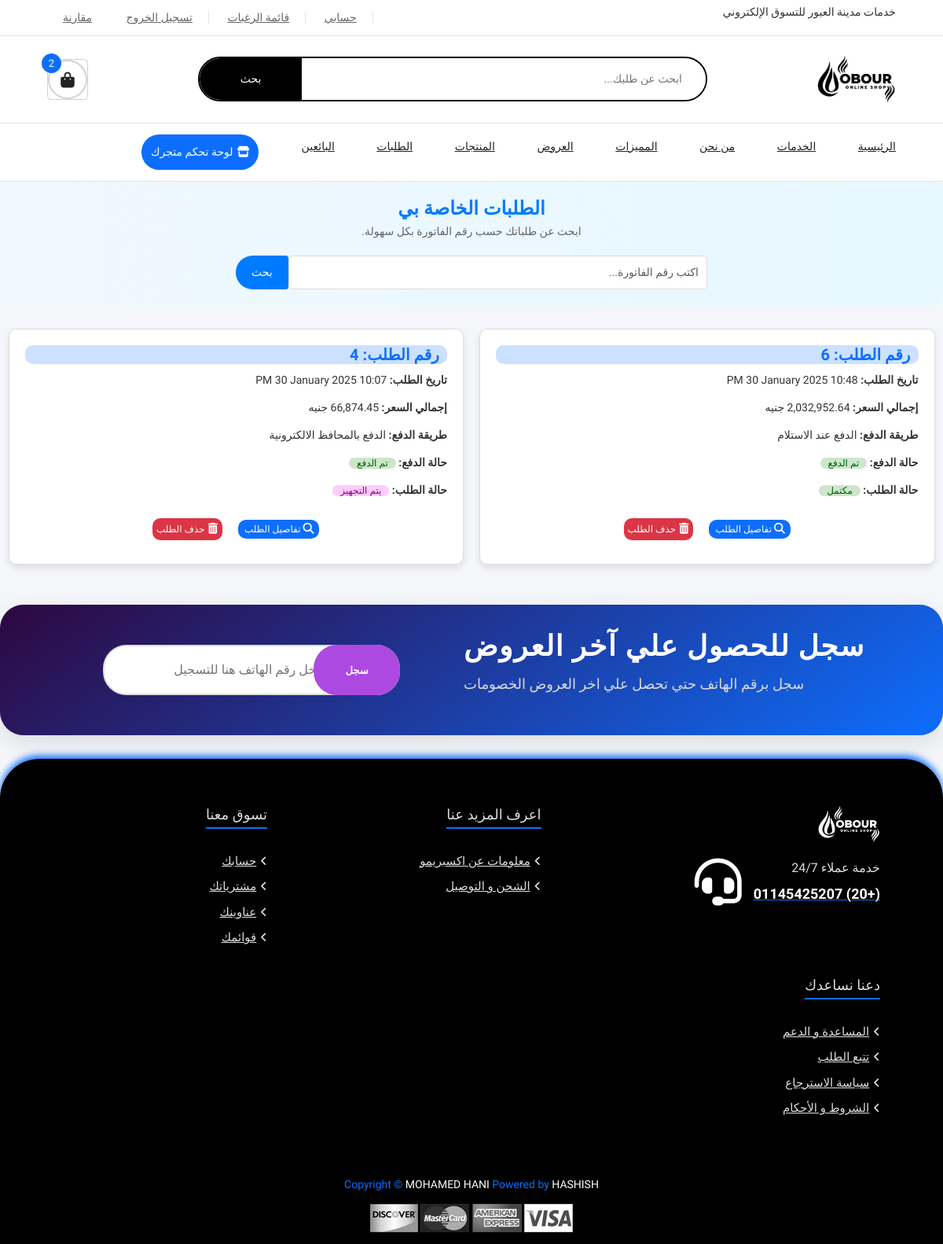
Page /my-orders (signed in) on the committed database.
### appobourcity/models.py (models this page shows, shortened)
class Order(db.Model):
    __tablename__ = 'orders'
    order_id = db.Column(db.Integer, primary_key=True)
    customer_name = db.Column(db.String(255), nullable=False)
    phone = db.Column(db.String(50), nullable=False)
    order_date = db.Column(db.DateTime, default=datetime.now)
    order_status = db.Column(db.String(50), default='pending')  # حالة الطلب
    total_amount = db.Column(db.Float, nullable=False)
    payment_method = db.Column(db.String(50), nullable=False)
    payment_status = db.Column(db.Boolean, default=False)  # حالة الدفع
    latitude = db.Column(db.Float, nullable=True)
    longitude = db.Column(db.Float, nullable=True)
    payment_price = db.Column(db.Float, nullable=False)
    payment_phone = db.Column(db.String(50), nullable=False)
    details = db.relationship('OrderDetail', backref='order', cascade='all, delete-orphan')

### appobourcity/routes.py (the view)
@app.route('/my-orders')
@login_required
def my_orders():
    orders = (
        db.session.query(Order)
        .filter(Order.customer_name == current_user.seller_name)
        .order_by(Order.order_date.desc())
        .all()
    )
    is_seller = current_user.is_seller
    return render_template('site/my_orders.html', orders=orders,
                           is_seller=is_seller)

### appobourcity/__init__.py (called while the page is built)
@app.before_request
def enable_foreign_keys():
    db.session.execute(text('PRAGMA foreign_keys = ON;'))

### appobourcity/routes.py (called while the page is built)
@login_manager.user_loader
def load_seller(user_id):
    return Seller.query.get(int(user_id))

### appobourcity/templates/site/my_orders.html (shortened to what this page needs)
<!DOCTYPE html>
<html lang="ar">
<head>
    <link href="https://cdn.jsdelivr.net/npm/bootstrap@5.3.0/dist/css/bootstrap.min.css" rel="stylesheet">
    <link href="../../static/css/site/my_orders.css" rel="stylesheet">
    <link href="../../static/css/site/home.css" rel="stylesheet">
    <link rel="stylesheet" href="https://cdnjs.cloudflare.com/ajax/libs/font-awesome/6.4.0/css/all.min.css">
</head>
<body>
    <header>
        <div class="header-top">
            <div class="contanier">
             <p>خدمات مدينة العبور للتسوق الإلكتروني</p>
             <div class="link-top-heder">
                 {% if current_user.is_authenticated %}
                 <a href="{{ url_for('seller_profile') }}">حسابي</a>
                 <a href="/favorites">قائمة الرغبات</a>
                 {% endif %}
                 {% if  current_user.is_authenticated%}
                 <a href="/logout">تسجيل الخروج</a>
                 {% endif %}
                 <a href="#">مقارنة</a>
             </div>
         </div>
           </div>
           <div class="header-info">
            <div class="contanier">
                <img src="../../static/img/site/alpha.png" alt="Logo" class="small-logo black-image">
            <div class="search-bar">
                <form action="">
                    <input type="search" placeholder="ابحث عن طلبك...">
                    <button class="btn-srch">بحث</button>
                </form>
            </div>
            <div class="card">
                <a href="cart"><i class="fa-solid fa-bag-shopping"></i> <span class="count-in-card">2</span></a>
            </div>
            </div>
        </div>
        <div class="header-bottom">
           <div class="contanier">
            <ul class="nav-links">
                <li><a href="/"> الرئيسية</a>
                </li>
                <li>
                    <a href="Services.html">الخدمات </a>
                </li>
                <li>
                    <a href="about.html">من نحن</a>
                </li>
                <li>
                    <a href="contact.html">المميزات</a>
                </li>
                <li><a href="/offer_details">العروض</a></li>
                <li><a href="/allproduct">المنتجات</a></li>
                <li><a href="/my-orders">الطلبات</a></li>
                <li><a href="/alltrader">البائعين</a></li>
            </ul>
            {%if current_user.is_authenticated and is_seller %}
            <a href="/dashboard_trader" class="merchant-btn"><i class="fa-solid fa-store"></i>لوحة تحكم متجرك</a>
            {% endif %}
           </div>
        </div>
    </header>
    <div class="search-container">
        <h3 class="title">الطلبات الخاصة بي</h3>
        <p class="subtitle">ابحث عن طلباتك حسب رقم الفاتورة بكل سهولة.</p>
        <form class="search-form d-flex" onsubmit="return false;">
            <input
                type="text"
                id="searchInvoiceInput"
                class="form-control search-input"
                placeholder="اكتب رقم الفاتورة..."
                onkeyup="filterOrdersByInvoice()"
            />
            <button
                class="btn btn-primary search-button"
                onclick="filterOrdersByInvoice()">بحث</button>
        </form>
    </div>
<div class="container card-container">
    {% if orders %}
        {% for order in orders %}
        <div class="order-card">
            <h5>رقم الطلب: {{ order.order_id }}</h5>
            <div class="order-info">
                <p><strong>تاريخ الطلب:</strong> {{ order.order_date.strftime('%I:%M %p %d %B %Y') }}</p>
                <p><strong>إجمالي السعر:</strong> {{ "{:,.2f}".format(order.total_amount) }} جنيه</p>
                <p><strong>طريقة الدفع:</strong>
                    {% if order.payment_method == 'online' %}
                        <span>الدفع بالمحافظ الالكترونية</span>
                    {% elif order.payment_method == 'cod' %}
                        <span>الدفع عند الاستلام</span>
                    {% endif %}
                </p>
                <p><strong>حالة الدفع:</strong>
                    {% if order.payment_status == 1 %}
                        <span class="badge-approved">تم الدفع</span>
                    {% elif order.payment_status == 0 %}
                        <span class="badge-rejected">لم يتم الدفع</span>
                    {% endif %}
                </p>
                <p><strong>حالة الطلب:</strong>
                    {% if order.order_status == 'pending' %}
                        <span class="badge-pending">قيد الانتظار</span>
                    {% elif order.order_status == 'approved' %}
                        <span class="badge-approved">مكتمل</span>
                    {% elif order.order_status == 'onroad' %}
                        <span class="badge-onroad">الطلب في الطريق</span>
                    {% elif order.order_status == 'startpreper' %}
                        <span class="badge-startpreper">يتم التجهيز</span>
                    {% endif %}
                </p>
            </div>
            <div class="order-footer">
                <a href="{{ url_for('order_details', order_id=order.order_id) }}" class="btndetails btn-primary btn-sm">
                    <i class="fas fa-search"></i> تفاصيل الطلب
                </a>
                <form action="{{ url_for('delete_order') }}" method="POST" class="d-inline">
                    <button type="submit" class="btndanger btn-outline-danger btn-sm">
                        <i class="fas fa-trash-alt"></i> حذف الطلب
                    </button>
                </form>
            </div>
        </div>
        {% endfor %}
    {% else %}
        <p class="text-center">لا يوجد طلبات حتى الآن.</p>
    {% endif %}
</div>
    <div class="newsletter">
        <div class="container">
            <div class="subscribe-content">
                <div class="text">
                    <h4>سجل للحصول علي آخر العروض</h4>
                    <p>سجل برقم الهاتف حتي تحصل علي اخر العروض الخصومات</p>
                </div>
            </div>
            <div class="subscribe-form">
                <form action="">
                    <input type="phone" placeholder="أدخل رقم الهاتف هنا للتسجيل" required>
                    <button class="btn-srch" type="submit">سجل</button>
                </form>
            </div>
        </div>
    </div>
    <footer>
        <div class="contanier">
            <div class="top-footer">
                <div class="row">
                    <img src="../../static/img/site/alpha.png" alt="" class="small-logo">
                    <div class="hotline">
                        <div class="hotline-text">
                            <h6>خدمة عملاء 24/7</h6>
                            <a href="https://wa.me/+201145425207?text=مرحبًا، أريد الاستفسار عن الخدمة"target="_blank"><span>(+20) 01145425207</span></a>
                        </div>
                        <i class="fa-solid fa-headset"></i>
                    </div>
                </div>
                <div class="small-row">
                    <h6> اعرف المزيد عنا</h6>
                    <div class="links-row">
                        <a href="#"> <i class="fa-solid fa-angle-left"></i>معلومات عن اكسبريمو </a>
                        <a href="#"><i class="fa-solid fa-angle-left"></i>الشحن و التوصيل </a>
                    </div>
                </div>
                <div class="small-row">
                    <h6> تسوق معنا</h6>
                    <div class="links-row">
                        <a href="/profile"><i class="fa-solid fa-angle-left"></i>حسابك</a>
                        <a href="#"> <i class="fa-solid fa-angle-left"></i>مشترياتك</a>
                        <a href="#"> <i class="fa-solid fa-angle-left"></i>عناوينك</a>
                        <a href="#"> <i class="fa-solid fa-angle-left"></i>قوائمك</a>
                    </div>
                </div>
                <div class="small-row">
                    <h6> دعنا نساعدك</h6>
                    <div class="links-row">
                        <a href="#"><i class="fa-solid fa-angle-left"></i>المساعدة و الدعم</a>
                        <a href="#"><i class="fa-solid fa-angle-left"></i>تتبع الطلب</a>
                        <a href="#"><i class="fa-solid fa-angle-left"></i>سياسة الاسترجاع</a>
                        <a href="#"><i class="fa-solid fa-angle-left"></i>الشروط و الأحكام </a>
                    </div>
                </div>
            </div>
        </div>
        <div class="bottom-footer">
            <div class="contanier">
                <p>Copyright &copy; <span>MOHAMED HANI</span> Powered by <span>HASHISH</span></p>
                <div class="payment">
                <img src="../../static/img/site/payment-1.png" alt="">
                <img src="../../static/img/site/payment-2.png" alt="">
                <img src="../../static/img/site/payment-3.png" alt="">
                <img src="../../static/img/site/payment-4.png" alt="">
            </div>
            </div>
        </div>
    </footer>
</body>
</html>

### appobourcity/static/css/site/my_orders.css (style rules this page uses)
body { font-family: 'Tajawal', serif; background-color: #f8f9fa; color: #333; }
.card-container { display: grid; grid-template-columns: repeat(auto-fit, minmax(300px, 1fr)); direction: rtl; gap: 20px; margin: 20px auto; max-width: 1200px; }
.order-card { background-color: #fff; border: 1px solid #ddd; border-radius: 10px; box-shadow: 0 4px 8px rgba(0, 0, 0, 0.1); padding: 20px; transition: transform 0.3s ease-in-out; }
.order-card h5 { color: #0d6efd; font-weight: bold; background-color: rgba(0, 102, 255, 0.2); border-radius: 10px; font-size: 20px; padding: 0px 10px; }
.order-info { margin-top: 10px; }
.badge-approved { background-color: rgba(0, 128, 0, 0.2); color: #006400; border-radius: 10px; font-size: 12px; padding: 0px 10px; }
.badge-startpreper { background-color: rgba(255, 0, 242, 0.2); color: #8b008b; border-radius: 10px; font-size: 12px; padding: 0px 10px; }
.order-footer { text-align: center; margin-top: 15px; }
.btndanger i { margin: 1px; }
.btn-outline-danger { background-color: #dc3545; color: #fff; border: none; padding: 5px 5px; margin: 10px; text-decoration: none; font-size: 12px; font-family: 'Tajawal', serif; border-radius: 10px; }
.btndetails i { margin-right: 2px; }
.btndetails { background-color: #0d6efd; color: #fff; border: none; padding: 5px 5px; margin: 10px; text-decoration: none; font-size: 12px; font-family: 'Tajawal', serif; border-radius: 10px; }

### appobourcity/templates/site/my_orders.html (style rules this page uses)
.search-container { background: linear-gradient(90deg, #f0f8ff, #e6f7ff); border-radius: 10px; padding: 20px; text-align: center; margin-bottom: 30px; }
.search-container .title { font-size: 24px; font-weight: bold; color: #007bff; margin-bottom: 5px; }
.search-container .subtitle { font-size: 14px; color: #666; margin-bottom: 20px; }
.search-form { max-width: 600px; margin: 0 auto; }
.search-input { border-top-left-radius: 5px; border-bottom-left-radius: 5px; border-right: none; padding: 10px; }
.search-button { border-top-right-radius: 5px; border-bottom-right-radius: 5px; padding: 10px 20px; font-size: 14px; }
.search-form .form-control { box-shadow: none; border: 1px solid #ddd; }
.search-form .btn { box-shadow: none; background-color: #007bff; color: #fff; border: none; }

### rows in the picture
Order: order_id "6", order_date "10:48 PM 30 January 2025", payment_method "الدفع عند الاستلام", payment_status "تم الدفع", order_status "مكتمل"
Order: order_id "4", order_date "10:07 PM 30 January 2025", payment_method "الدفع بالمحافظ الالكترونية", payment_status "تم الدفع", order_status "يتم التجهيز"
